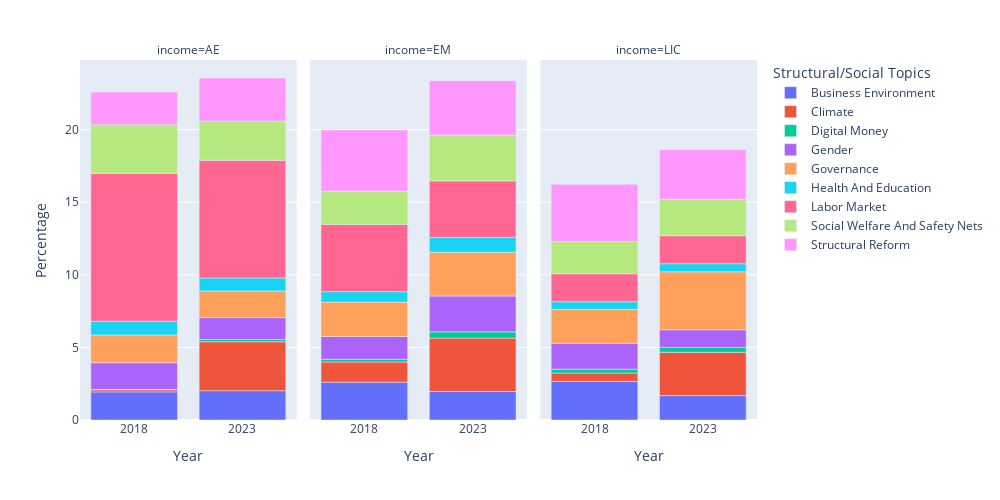

The notebook cell saved with this chart:
### Code cell
fig = px.bar(compare_df, x="Year", y="File_Name",
             facet_col="income",color="level_1",
            height=500,width=1000)
fig.update_layout(legend=dict(
                            title=dict(
                                text='Structural/Social Topics',
                                font=dict(size=14)  # Optional: set the font size
                            ),),
                        yaxis=dict(
                                    title='Percentage',  # Optional: Set the y-axis title
                                    #range=[0, 100]  # Set the y-axis range from 0 to 100
                                ),
    
                    )
fig.show()

### Figure 1 — Plotly figure (JSON) as saved in the notebook; plotly's stock layout.template omitted (floating-point values rounded to 4 significant figures)
{"data": [{"alignmentgroup": "True", "hovertemplate": "level_1=Business Environment<br>income=AE<br>Year=%{x}<br>File_Name=%{y}<extra></extra>", "legendgroup": "Business Environment", "marker": {"color": "#636efa", "pattern": {"shape": ""}}, "name": "Business Environment", "offsetgroup": "Business Environment", "orientation": "v", "showlegend": true, "textposition": "auto", "type": "bar", "x": ["2018", "2023"], "xaxis": "x", "y": [1.937, 2.018], "yaxis": "y"}, {"alignmentgroup": "True", "hovertemplate": "level_1=Business Environment<br>income=EM<br>Year=%{x}<br>File_Name=%{y}<extra></extra>", "legendgroup": "Business Environment", "marker": {"color": "#636efa", "pattern": {"shape": ""}}, "name": "Business Environment", "offsetgroup": "Business Environment", "orientation": "v", "showlegend": false, "textposition": "auto", "type": "bar", "x": ["2018", "2023"], "xaxis": "x2", "y": [2.606, 1.961], "yaxis": "y2"}, {"alignmentgroup": "True", "hovertemplate": "level_1=Business Environment<br>income=LIC<br>Year=%{x}<br>File_Name=%{y}<extra></extra>", "legendgroup": "Business Environment", "marker": {"color": "#636efa", "pattern": {"shape": ""}}, "name": "Business Environment", "offsetgroup": "Business Environment", "orientation": "v", "showlegend": false, "textposition": "auto", "type": "bar", "x": ["2018", "2023"], "xaxis": "x3", "y": [2.657, 1.682], "yaxis": "y3"}, {"alignmentgroup": "True", "hovertemplate": "level_1=Climate<br>income=AE<br>Year=%{x}<br>File_Name=%{y}<extra></extra>", "legendgroup": "Climate", "marker": {"color": "#EF553B", "pattern": {"shape": ""}}, "name": "Climate", "offsetgroup": "Climate", "orientation": "v", "showlegend": true, "textposition": "auto", "type": "bar", "x": ["2018", "2023"], "xaxis": "x", "y": [0.1417, 3.373], "yaxis": "y"}, {"alignmentgroup": "True", "hovertemplate": "level_1=Climate<br>income=EM<br>Year=%{x}<br>File_Name=%{y}<extra></extra>", "legendgroup": "Climate", "marker": {"color": "#EF553B", "pattern": {"shape": ""}}, "name": "Climate", "offsetgroup": "Climate", "orientation": "v", "showlegend": false, "textposition": "auto", "type": "bar", "x": ["2018", "2023"], "xaxis": "x2", "y": [1.391, 3.679], "yaxis": "y2"}, {"alignmentgroup": "True", "hovertemplate": "level_1=Climate<br>income=LIC<br>Year=%{x}<br>File_Name=%{y}<extra></extra>", "legendgroup": "Climate", "marker": {"color": "#EF553B", "pattern": {"shape": ""}}, "name": "Climate", "offsetgroup": "Climate", "orientation": "v", "showlegend": false, "textposition": "auto", "type": "bar", "x": ["2018", "2023"], "xaxis": "x3", "y": [0.5839, 2.983], "yaxis": "y3"}, {"alignmentgroup": "True", "hovertemplate": "level_1=Digital Money<br>income=AE<br>Year=%{x}<br>File_Name=%{y}<extra></extra>", "legendgroup": "Digital Money", "marker": {"color": "#00cc96", "pattern": {"shape": ""}}, "name": "Digital Money", "offsetgroup": "Digital Money", "orientation": "v", "showlegend": true, "textposition": "auto", "type": "bar", "x": ["2018", "2023"], "xaxis": "x", "y": [0.02362, 0.1533], "yaxis": "y"}, {"alignmentgroup": "True", "hovertemplate": "level_1=Digital Money<br>income=EM<br>Year=%{x}<br>File_Name=%{y}<extra></extra>", "legendgroup": "Digital Money", "marker": {"color": "#00cc96", "pattern": {"shape": ""}}, "name": "Digital Money", "offsetgroup": "Digital Money", "orientation": "v", "showlegend": false, "textposition": "auto", "type": "bar", "x": ["2018", "2023"], "xaxis": "x2", "y": [0.1897, 0.4347], "yaxis": "y2"}, {"alignmentgroup": "True", "hovertemplate": "level_1=Digital Money<br>income=LIC<br>Year=%{x}<br>File_Name=%{y}<extra></extra>", "legendgroup": "Digital Money", "marker": {"color": "#00cc96", "pattern": {"shape": ""}}, "name": "Digital Money", "offsetgroup": "Digital Money", "orientation": "v", "showlegend": false, "textposition": "auto", "type": "bar", "x": ["2018", "2023"], "xaxis": "x3", "y": [0.2628, 0.3364], "yaxis": "y3"}, {"alignmentgroup": "True", "hovertemplate": "level_1=Gender<br>income=AE<br>Year=%{x}<br>File_Name=%{y}<extra></extra>", "legendgroup": "Gender", "marker": {"color": "#ab63fa", "pattern": {"shape": ""}}, "name": "Gender", "offsetgroup": "Gender", "orientation": "v", "showlegend": true, "textposition": "auto", "type": "bar", "x": ["2018", "2023"], "xaxis": "x", "y": [1.843, 1.507], "yaxis": "y"}, {"alignmentgroup": "True", "hovertemplate": "level_1=Gender<br>income=EM<br>Year=%{x}<br>File_Name=%{y}<extra></extra>", "legendgroup": "Gender", "marker": {"color": "#ab63fa", "pattern": {"shape": ""}}, "name": "Gender", "offsetgroup": "Gender", "orientation": "v", "showlegend": false, "textposition": "auto", "type": "bar", "x": ["2018", "2023"], "xaxis": "x2", "y": [1.568, 2.466], "yaxis": "y2"}, {"alignmentgroup": "True", "hovertemplate": "level_1=Gender<br>income=LIC<br>Year=%{x}<br>File_Name=%{y}<extra></extra>", "legendgroup": "Gender", "marker": {"color": "#ab63fa", "pattern": {"shape": ""}}, "name": "Gender", "offsetgroup": "Gender", "orientation": "v", "showlegend": false, "textposition": "auto", "type": "bar", "x": ["2018", "2023"], "xaxis": "x3", "y": [1.781, 1.211], "yaxis": "y3"}, {"alignmentgroup": "True", "hovertemplate": "level_1=Governance<br>income=AE<br>Year=%{x}<br>File_Name=%{y}<extra></extra>", "legendgroup": "Governance", "marker": {"color": "#FFA15A", "pattern": {"shape": ""}}, "name": "Governance", "offsetgroup": "Governance", "orientation": "v", "showlegend": true, "textposition": "auto", "type": "bar", "x": ["2018", "2023"], "xaxis": "x", "y": [1.914, 1.84], "yaxis": "y"}, {"alignmentgroup": "True", "hovertemplate": "level_1=Governance<br>income=EM<br>Year=%{x}<br>File_Name=%{y}<extra></extra>", "legendgroup": "Governance", "marker": {"color": "#FFA15A", "pattern": {"shape": ""}}, "name": "Governance", "offsetgroup": "Governance", "orientation": "v", "showlegend": false, "textposition": "auto", "type": "bar", "x": ["2018", "2023"], "xaxis": "x2", "y": [2.365, 3.012], "yaxis": "y2"}, {"alignmentgroup": "True", "hovertemplate": "level_1=Governance<br>income=LIC<br>Year=%{x}<br>File_Name=%{y}<extra></extra>", "legendgroup": "Governance", "marker": {"color": "#FFA15A", "pattern": {"shape": ""}}, "name": "Governance", "offsetgroup": "Governance", "orientation": "v", "showlegend": false, "textposition": "auto", "type": "bar", "x": ["2018", "2023"], "xaxis": "x3", "y": [2.336, 3.992], "yaxis": "y3"}, {"alignmentgroup": "True", "hovertemplate": "level_1=Health And Education<br>income=AE<br>Year=%{x}<br>File_Name=%{y}<extra></extra>", "legendgroup": "Health And Education", "marker": {"color": "#19d3f3", "pattern": {"shape": ""}}, "name": "Health And Education", "offsetgroup": "Health And Education", "orientation": "v", "showlegend": true, "textposition": "auto", "type": "bar", "x": ["2018", "2023"], "xaxis": "x", "y": [0.945, 0.8942], "yaxis": "y"}, {"alignmentgroup": "True", "hovertemplate": "level_1=Health And Education<br>income=EM<br>Year=%{x}<br>File_Name=%{y}<extra></extra>", "legendgroup": "Health And Education", "marker": {"color": "#19d3f3", "pattern": {"shape": ""}}, "name": "Health And Education", "offsetgroup": "Health And Education", "orientation": "v", "showlegend": false, "textposition": "auto", "type": "bar", "x": ["2018", "2023"], "xaxis": "x2", "y": [0.721, 1.021], "yaxis": "y2"}, {"alignmentgroup": "True", "hovertemplate": "level_1=Health And Education<br>income=LIC<br>Year=%{x}<br>File_Name=%{y}<extra></extra>", "legendgroup": "Health And Education", "marker": {"color": "#19d3f3", "pattern": {"shape": ""}}, "name": "Health And Education", "offsetgroup": "Health And Education", "orientation": "v", "showlegend": false, "textposition": "auto", "type": "bar", "x": ["2018", "2023"], "xaxis": "x3", "y": [0.5255, 0.5607], "yaxis": "y3"}, {"alignmentgroup": "True", "hovertemplate": "level_1=Labor Market<br>income=AE<br>Year=%{x}<br>File_Name=%{y}<extra></extra>", "legendgroup": "Labor Market", "marker": {"color": "#FF6692", "pattern": {"shape": ""}}, "name": "Labor Market", "offsetgroup": "Labor Market", "orientation": "v", "showlegend": true, "textposition": "auto", "type": "bar", "x": ["2018", "2023"], "xaxis": "x", "y": [10.18, 8.099], "yaxis": "y"}, {"alignmentgroup": "True", "hovertemplate": "level_1=Labor Market<br>income=EM<br>Year=%{x}<br>File_Name=%{y}<extra></extra>", "legendgroup": "Labor Market", "marker": {"color": "#FF6692", "pattern": {"shape": ""}}, "name": "Labor Market", "offsetgroup": "Labor Market", "orientation": "v", "showlegend": false, "textposition": "auto", "type": "bar", "x": ["2018", "2023"], "xaxis": "x2", "y": [4.629, 3.892], "yaxis": "y2"}, {"alignmentgroup": "True", "hovertemplate": "level_1=Labor Market<br>income=LIC<br>Year=%{x}<br>File_Name=%{y}<extra></extra>", "legendgroup": "Labor Market", "marker": {"color": "#FF6692", "pattern": {"shape": ""}}, "name": "Labor Market", "offsetgroup": "Labor Market", "orientation": "v", "showlegend": false, "textposition": "auto", "type": "bar", "x": ["2018", "2023"], "xaxis": "x3", "y": [1.927, 1.929], "yaxis": "y3"}, {"alignmentgroup": "True", "hovertemplate": "level_1=Social Welfare And Safety Nets<br>income=AE<br>Year=%{x}<br>File_Name=%{y}<extra></extra>", "legendgroup": "Social Welfare And Safety Nets", "marker": {"color": "#B6E880", "pattern": {"shape": ""}}, "name": "Social Welfare And Safety Nets", "offsetgroup": "Social Welfare And Safety Nets", "orientation": "v", "showlegend": true, "textposition": "auto", "type": "bar", "x": ["2018", "2023"], "xaxis": "x", "y": [3.355, 2.708], "yaxis": "y"}, {"alignmentgroup": "True", "hovertemplate": "level_1=Social Welfare And Safety Nets<br>income=EM<br>Year=%{x}<br>File_Name=%{y}<extra></extra>", "legendgroup": "Social Welfare And Safety Nets", "marker": {"color": "#B6E880", "pattern": {"shape": ""}}, "name": "Social Welfare And Safety Nets", "offsetgroup": "Social Welfare And Safety Nets", "orientation": "v", "showlegend": false, "textposition": "auto", "type": "bar", "x": ["2018", "2023"], "xaxis": "x2", "y": [2.289, 3.154], "yaxis": "y2"}, {"alignmentgroup": "True", "hovertemplate": "level_1=Social Welfare And Safety Nets<br>income=LIC<br>Year=%{x}<br>File_Name=%{y}<extra></extra>", "legendgroup": "Social Welfare And Safety Nets", "marker": {"color": "#B6E880", "pattern": {"shape": ""}}, "name": "Social Welfare And Safety Nets", "offsetgroup": "Social Welfare And Safety Nets", "orientation": "v", "showlegend": false, "textposition": "auto", "type": "bar", "x": ["2018", "2023"], "xaxis": "x3", "y": [2.219, 2.512], "yaxis": "y3"}, {"alignmentgroup": "True", "hovertemplate": "level_1=Structural Reform<br>income=AE<br>Year=%{x}<br>File_Name=%{y}<extra></extra>", "legendgroup": "Structural Reform", "marker": {"color": "#FF97FF", "pattern": {"shape": ""}}, "name": "Structural Reform", "offsetgroup": "Structural Reform", "orientation": "v", "showlegend": true, "textposition": "auto", "type": "bar", "x": ["2018", "2023"], "xaxis": "x", "y": [2.244, 2.964], "yaxis": "y"}, {"alignmentgroup": "True", "hovertemplate": "level_1=Structural Reform<br>income=EM<br>Year=%{x}<br>File_Name=%{y}<extra></extra>", "legendgroup": "Structural Reform", "marker": {"color": "#FF97FF", "pattern": {"shape": ""}}, "name": "Structural Reform", "offsetgroup": "Structural Reform", "orientation": "v", "showlegend": false, "textposition": "auto", "type": "bar", "x": ["2018", "2023"], "xaxis": "x2", "y": [4.212, 3.75], "yaxis": "y2"}, {"alignmentgroup": "True", "hovertemplate": "level_1=Structural Reform<br>income=LIC<br>Year=%{x}<br>File_Name=%{y}<extra></extra>", "legendgroup": "Structural Reform", "marker": {"color": "#FF97FF", "pattern": {"shape": ""}}, "name": "Structural Reform", "offsetgroup": "Structural Reform", "orientation": "v", "showlegend": false, "textposition": "auto", "type": "bar", "x": ["2018", "2023"], "xaxis": "x3", "y": [3.942, 3.409], "yaxis": "y3"}], "layout": {"annotations": [{"font": {}, "showarrow": false, "text": "income=AE", "x": 0.16, "xanchor": "center", "xref": "paper", "y": 1, "yanchor": "bottom", "yref": "paper"}, {"font": {}, "showarrow": false, "text": "income=EM", "x": 0.5, "xanchor": "center", "xref": "paper", "y": 1, "yanchor": "bottom", "yref": "paper"}, {"font": {}, "showarrow": false, "text": "income=LIC", "x": 0.84, "xanchor": "center", "xref": "paper", "y": 1, "yanchor": "bottom", "yref": "paper"}], "barmode": "relative", "height": 500, "legend": {"title": {"font": {"size": 14}, "text": "Structural/Social Topics"}, "tracegroupgap": 0}, "margin": {"t": 60}, "width": 1000, "xaxis": {"anchor": "y", "domain": [0, 0.32], "title": {"text": "Year"}}, "xaxis2": {"anchor": "y2", "domain": [0.34, 0.66], "matches": "x", "title": {"text": "Year"}}, "xaxis3": {"anchor": "y3", "domain": [0.68, 1.0], "matches": "x", "title": {"text": "Year"}}, "yaxis": {"anchor": "x", "domain": [0, 1], "title": {"text": "Percentage"}}, "yaxis2": {"anchor": "x2", "domain": [0, 1], "matches": "y", "showticklabels": false}, "yaxis3": {"anchor": "x3", "domain": [0, 1], "matches": "y", "showticklabels": false}}}
